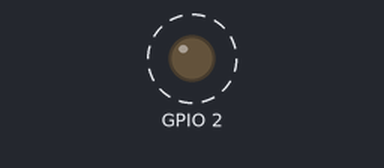
Recording of a sketch running on a simulated ESP8266 (NodeMCU). On the bench: output pins drawn as LEDs (lit = HIGH, except the on-board LED, lit = LOW). Dashed ring = blinking. WiFi joins after 1.5 s; servers stay silent unless stated; what the sketch prints to the serial monitor is not drawn.

Above: at 1.55 s.
Timing chart, 0 to 4.5 s (numbered marks = the images above):
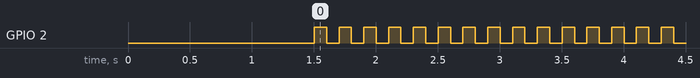

The sketch:

hotspot_con.ino
```cpp
#include <ESP8266WiFi.h>

void setup()
{
  Serial.begin(9600);
  Serial.println("here");
  pinMode(BUILTIN_LED, OUTPUT);


  WiFi.begin("Galaxy Note10 Lite63a5", "msqa3560");

  Serial.print("Connecting");
  while (WiFi.status() != WL_CONNECTED)
  {
    delay(500);
    Serial.print(".");
  }
  Serial.println();

  Serial.print("Connected, IP address: ");
  Serial.println(WiFi.localIP());
}

void loop() {
  digitalWrite(BUILTIN_LED, HIGH);
  delay(100);
  digitalWrite(BUILTIN_LED, LOW);
  delay(100);


}
```

Measured:
- by itself, GPIO 2: alternates HIGH for 0.10 s and LOW for 0.10 s
